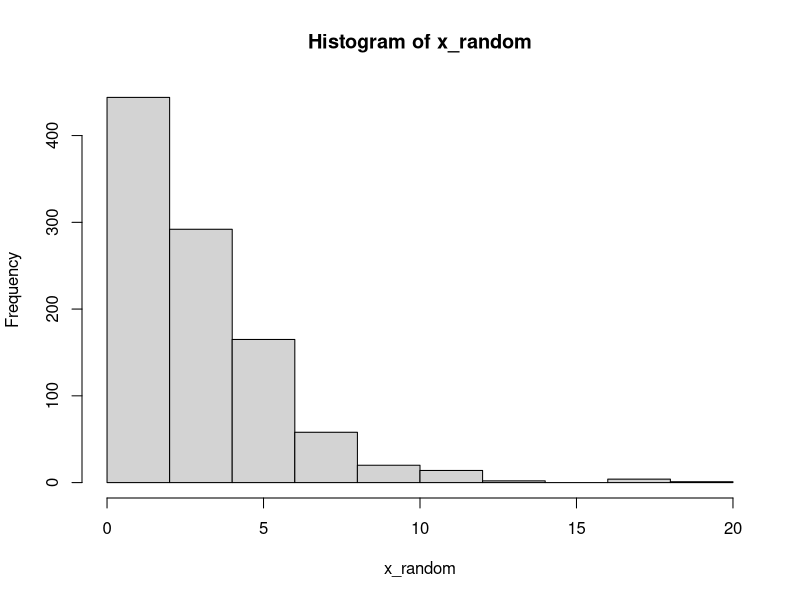
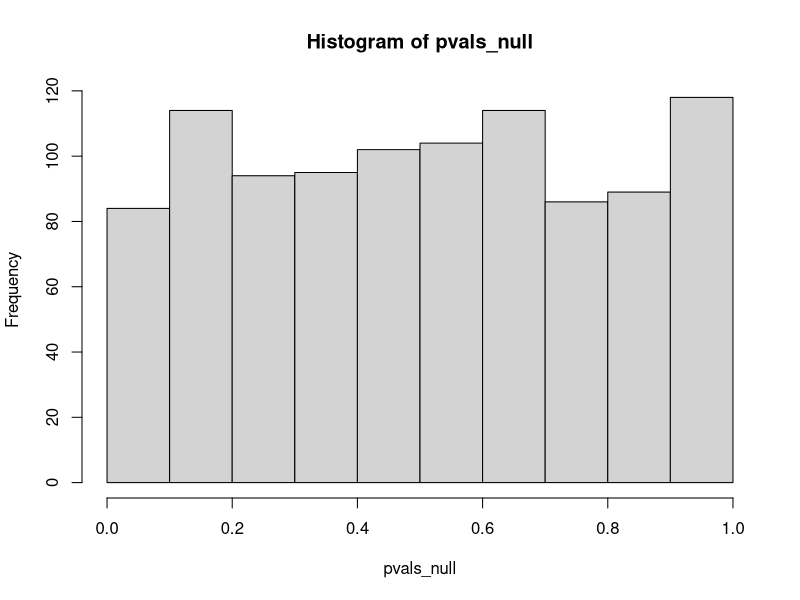
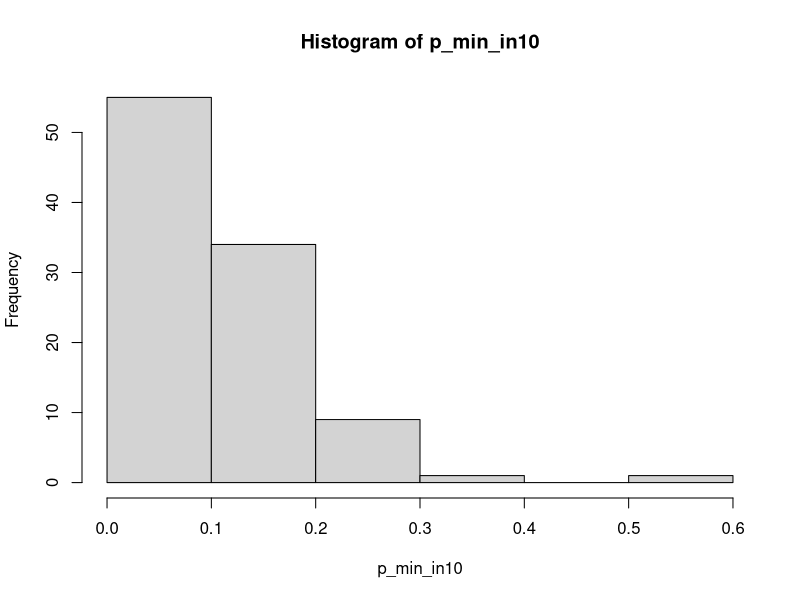

Here is the R script that generated these plots, in order:
## ---- chunk 1
## Example null distributions
# t, normal or anything. we use chi-squared distribution as an example

x_random = rchisq(n=1000, df=3)
any_null_dist = dchisq(x_random, df=3)

pvals_null = 1 - pchisq(x_random, df=3)
## ---- chunk 2
# Null distribution of test statistic
hist(x_random)
## ---- chunk 3
# Null distribution of test statistic
hist(pvals_null)
## ---- chunk 4
# We use matrix to group 100 trials into a column
# We then use apply() to calculate min value for each column

pval_null_mtx = matrix(pvals_null, nrow=10)

p_min_in10 = apply(pval_null_mtx, MARGIN=2, FUN=min)
## ---- chunk 5
hist(p_min_in10)
## ---- chunk 6
print(paste('Proportion of tests with min(p) < 0.05:', mean(p_min_in10 < 0.05)))
## ---- chunk 7
set.seed(0)

n_sample = 100 # change this value to 1000 and 10000
xB = rnorm(n_sample)
xA = rnorm(n_sample, mean=0.1)
t.test(xA, xB, var.equal = TRUE)
